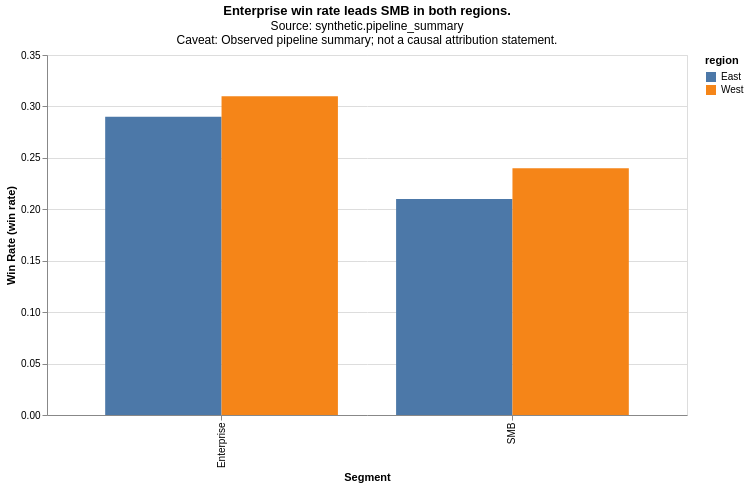

This figure's Vega-Lite source:
### Vega-Lite specification from a JSON file in a GitHub repository (floating-point values rounded to 4 significant figures)
{"config": {"view": {"continuousWidth": 300, "continuousHeight": 300}}, "data": {"name": "data-afe65d1ce3efc3888320aa3197894a6c"}, "mark": {"type": "bar"}, "encoding": {"color": {"field": "region", "type": "nominal"}, "tooltip": [{"field": "segment", "type": "nominal"}, {"field": "region", "type": "nominal"}, {"field": "win_rate", "type": "quantitative"}], "x": {"field": "segment", "title": "Segment", "type": "nominal"}, "xOffset": {"field": "region", "type": "nominal"}, "y": {"field": "win_rate", "scale": {"zero": true}, "title": "Win Rate (win rate)", "type": "quantitative"}}, "height": 360, "title": {"text": "Enterprise win rate leads SMB in both regions.", "subtitle": ["Source: synthetic.pipeline_summary", "Caveat: Observed pipeline summary; not a causal attribution statement."]}, "width": 640, "$schema": "https://vega.github.io/schema/vega-lite/v6.4.1.json", "datasets": {"data-afe65d1ce3efc3888320aa3197894a6c": [{"segment": "SMB", "region": "East", "win_rate": 0.21}, {"segment": "SMB", "region": "West", "win_rate": 0.24}, {"segment": "Enterprise", "region": "East", "win_rate": 0.29}, {"segment": "Enterprise", "region": "West", "win_rate": 0.31}]}}
